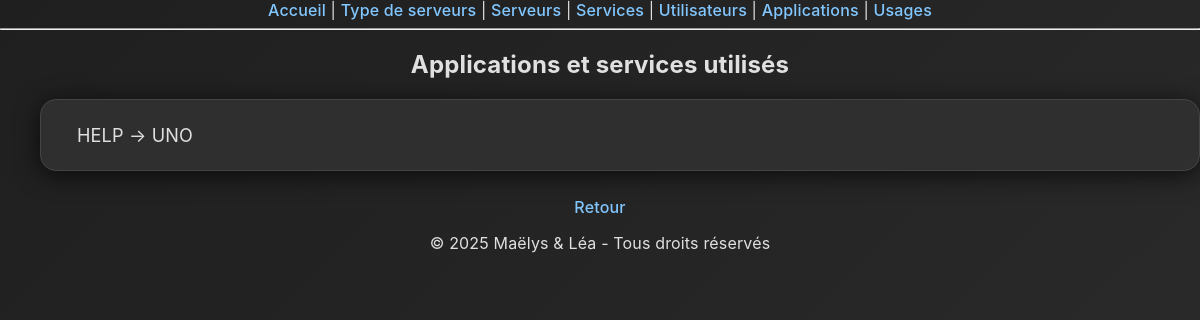
The page /usageressource/affiche/ on the database as committed earlier.
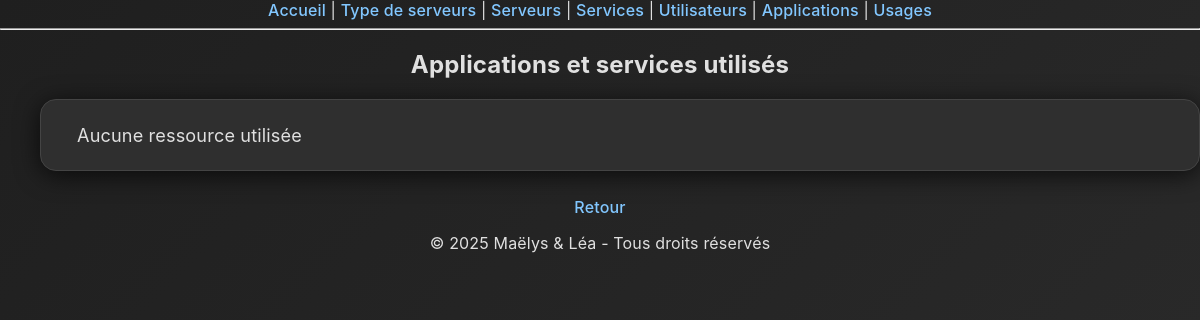
The same page on the database as committed later.
### monapp/models.py (models this page shows, shortened)
class UsageRessource(models.Model):
    applications = models.ForeignKey(Applications, on_delete=models.CASCADE)
    services = models.ForeignKey(Services, on_delete=models.CASCADE)
    type_ressource = models.CharField(max_length=50, choices=[
        ("Web", "Web"),
        ("DB", "Base de données"),
        ("Stockage", "Stockage"),
    ])

class Applications(models.Model):
    nom_applications = models.CharField(max_length=100)
    logo_applications = models.ImageField(upload_to='logos/', null=True, blank=True)
    utilisateur_applications = models.ForeignKey(Utilisateurs, on_delete=models.CASCADE)
    memoire_utilisee = models.IntegerField(help_text="Mémoire utilisée en Mo", default=0)
    cpu_utilise = models.IntegerField(help_text="Nombre de CPU nécessaires", default=1)

class Services(models.Model):
    nom_services = models.CharField(max_length=100)
    date_lancement = models.DateField()
    espace_memoire_utilise = models.IntegerField(help_text="en Mo")
    memoire_vive_necessaire = models.IntegerField(help_text="en Mo")
    serveur_lancement = models.ForeignKey(Serveurs, on_delete=models.CASCADE)

### monapp/views.py (the view)
# urls.py: path('usageressource/affiche/', views.usageressource_affiche, name='usageressource_affiche'),
def usageressource_affiche(request):
    usageressources = UsageRessource.objects.all()
    return render(request, 'monapp/usageressource_affiche.html', {'usageressources': usageressources})

### monapp/templates/monapp/usageressource_affiche.html
<!DOCTYPE html>
{% extends 'monapp/base.html' %}
{% block content %}
<h2>Applications et services utilisés</h2>
<ul>
  {% for ur in usageressources %}
    <li>{{ ur.applications.nom_applications }} → {{ ur.services.nom_services }}</li>
  {% empty %}
    <li>Aucune ressource utilisée</li>
  {% endfor %}
</ul>
<a href="{% url 'usageressource_list' %}">Retour</a>
<footer>
  <p>© 2025 Maëlys & Léa - Tous droits réservés</p>
</footer>
{% endblock %}

Rows that differ between the two databases and show on the page:
removed UsageRessource: applications.nom_applications "HELP", services.nom_services "UNO"
Other text that changed with them:
text now shown: "Aucune ressource utilisée"
